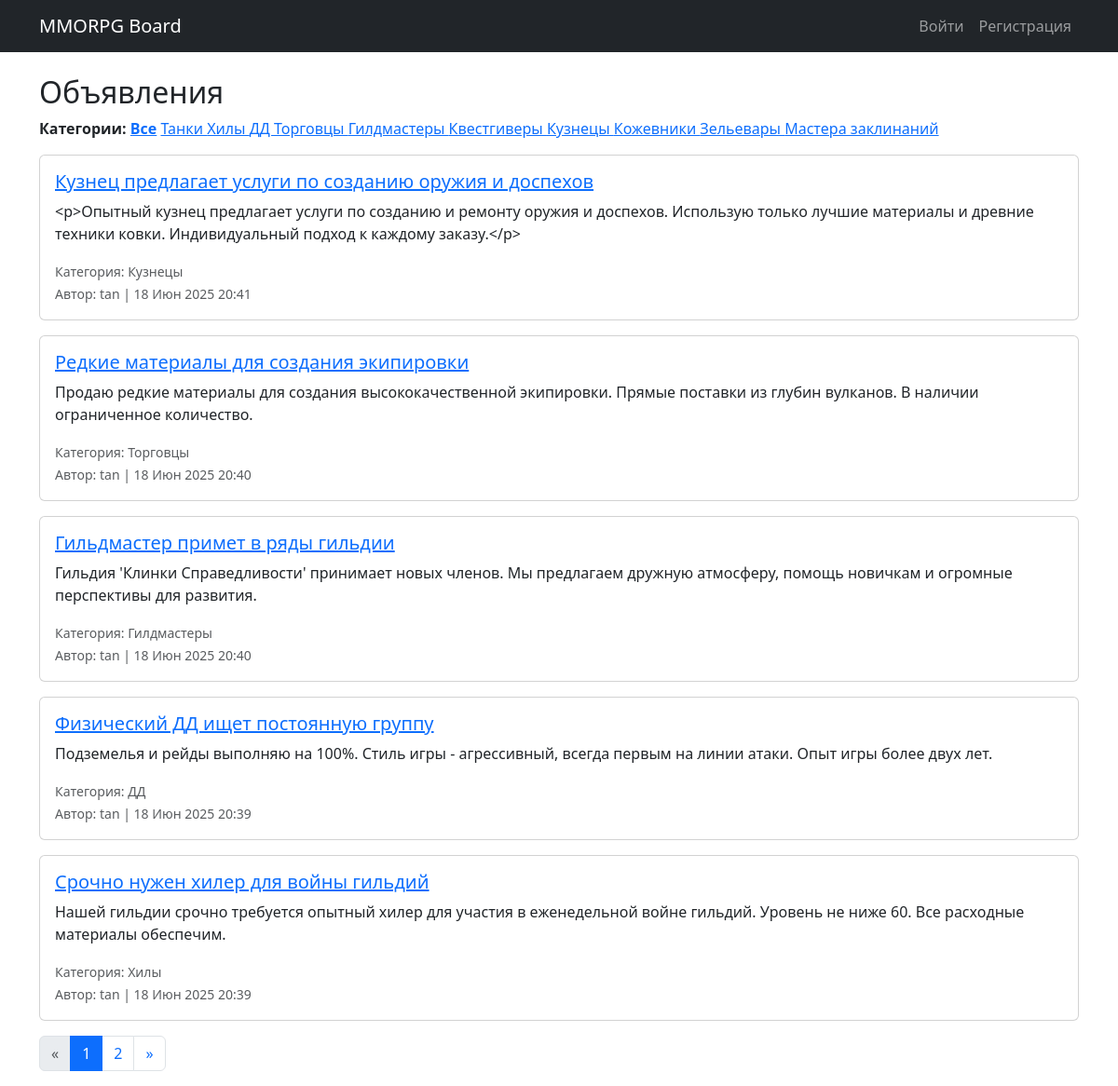
The page / on the database its author committed.
### board/models.py (models this page shows, shortened)
class Category(models.Model):
    name = models.CharField(max_length=100, unique=True, choices=CATEGORY_CHOICES)

class Post(models.Model):
    author = models.ForeignKey(User, on_delete=models.CASCADE)
    title = models.CharField(max_length=100)
    content = RichTextUploadingField()
    category = models.ForeignKey(Category, on_delete=models.SET_NULL, null=True)
    created_at = models.DateTimeField(auto_now_add=True)
    updated_at = models.DateTimeField(auto_now=True)
    class Meta:
        ordering = ['-created_at']
        verbose_name = 'Объявление'
        verbose_name_plural = 'Объявления'

### board/views.py (the view)
# urls.py: path('', PostListView.as_view(), name='post_list'),
class PostListView(ListView):
    model = Post
    template_name = 'board/post_list.html'
    context_object_name = 'posts'
    paginate_by = 5
    def get_queryset(self):
        queryset = Post.objects.all().order_by('-created_at')
        category_id = self.request.GET.get('category')
        if category_id:
            queryset = queryset.filter(category__name=category_id)
        return queryset
    def get_context_data(self, **kwargs):
        context = super().get_context_data(**kwargs)
        context['categories'] = Category.objects.all()
        return context

### templates/board/post_list.html (shortened to what this page needs)
{% extends 'base.html' %}
{% block content %}
<h2>Объявления</h2>
<nav class="mb-3">
  <strong>Категории:</strong>
  <a href="{% url 'post_list' %}" {% if not request.GET.category %}class="fw-bold"{% endif %}>Все</a>
  {% for category in categories %}
    <a href="{% url 'post_list' %}?category={{ category.name }}" {% if request.GET.category == category.name %}class="fw-bold"{% endif %}>
      {{ category.get_name_display }}
    </a>
  {% endfor %}
</nav>
{% for post in posts %}
  <div class="card mb-3">
    <div class="card-body">
      <h5 class="card-title">
        <a href="{% url 'post_detail' post.pk %}">{{ post.title }}</a>
      </h5>
      <p class="card-text">{{ post.content|truncatewords:25 }}</p>
      <p class="card-text">
        <small class="text-muted">
          Категория: {{ post.category.get_name_display }}<br>
          Автор: {{ post.author.username }} | {{ post.created_at|date:"d M Y H:i" }}
        </small>
      </p>
    </div>
  </div>
{% empty %}
  <p>Объявлений пока нет.</p>
{% endfor %}
{% if is_paginated %}
  <nav aria-label="Page navigation">
    <ul class="pagination">
      {% if page_obj.has_previous %}
        <li class="page-item">
          <a class="page-link" href="?{% if request.GET.category %}category={{ request.GET.category }}&{% endif %}page={{ page_obj.previous_page_number }}">«</a>
        </li>
      {% else %}
        <li class="page-item disabled"><span class="page-link">«</span></li>
      {% endif %}
      {% for num in page_obj.paginator.page_range %}
        {% if page_obj.number == num %}
          <li class="page-item active"><span class="page-link">{{ num }}</span></li>
        {% else %}
          <li class="page-item">
            <a class="page-link" href="?{% if request.GET.category %}category={{ request.GET.category }}&{% endif %}page={{ num }}">{{ num }}</a>
          </li>
        {% endif %}
      {% endfor %}
      {% if page_obj.has_next %}
        <li class="page-item">
          <a class="page-link" href="?{% if request.GET.category %}category={{ request.GET.category }}&{% endif %}page={{ page_obj.next_page_number }}">»</a>
        </li>
      {% else %}
        <li class="page-item disabled"><span class="page-link">»</span></li>
      {% endif %}
    </ul>
  </nav>
{% endif %}
{% endblock %}

### templates/base.html (shortened to what this page needs)
<!DOCTYPE html>
<html lang="ru">
<head>
    <link href="https://cdn.jsdelivr.net/npm/bootstrap@5.3.3/dist/css/bootstrap.min.css" rel="stylesheet">
</head>
<body>
    <nav class="navbar navbar-expand-lg navbar-dark bg-dark mb-4">
        <div class="container">
            <a class="navbar-brand" href="{% url 'post_list' %}">MMORPG Board</a>
            <div class="collapse navbar-collapse">
                <ul class="navbar-nav ms-auto">
                    {% if user.is_authenticated %}
                        <li class="nav-item"><a class="nav-link" href="{% url 'post_create' %}">Создать объявление</a></li>
                        <li class="nav-item"><a class="nav-link" href="{% url 'my_replies' %}">Мои отклики</a></li>
                        <li class="nav-item"><a class="nav-link" href="{% url 'account_logout' %}">Выйти</a></li>
                    {% else %}
                        <li class="nav-item"><a class="nav-link" href="{% url 'account_login' %}">Войти</a></li>
                        <li class="nav-item"><a class="nav-link" href="{% url 'account_signup' %}">Регистрация</a></li>
                    {% endif %}
                </ul>
            </div>
        </div>
    </nav>
    <div class="container">
        {% block content %}
        {% endblock %}
    </div>
</body>
</html>

### rows shown on the page
Category: name "Танки"
Category: name "Хилы"
Category: name "ДД"
Category: name "Торговцы"
Category: name "Гилдмастеры"
Category: name "Квестгиверы"
Category: name "Кузнецы"
Category: name "Кожевники"
Category: name "Зельевары"
Category: name "Мастера заклинаний"
Post: title "Кузнец предлагает услуги по созданию оружия и доспехов", content "<p>Опытный кузнец предлагает услуги по созданию и ремонту оружия и доспехов. Использую только лучшие материалы и древние техники ковки. Индивидуальный подход к каждому заказу.</p>", category.name "Кузнецы", author.username "tan", created_at "18 Июн 2025 20:41"
Post: title "Редкие материалы для создания экипировки", content "Продаю редкие материалы для создания высококачественной экипировки. Прямые поставки из глубин вулканов. В наличии ограниченное количество.", category.name "Торговцы", author.username "tan", created_at "18 Июн 2025 20:40"
Post: title "Гильдмастер примет в ряды гильдии", content "Гильдия 'Клинки Справедливости' принимает новых членов. Мы предлагаем дружную атмосферу, помощь новичкам и огромные перспективы для развития.", category.name "Гилдмастеры", author.username "tan", created_at "18 Июн 2025 20:40"
Post: title "Физический ДД ищет постоянную группу", content "Подземелья и рейды выполняю на 100%. Стиль игры - агрессивный, всегда первым на линии атаки. Опыт игры более двух лет.", category.name "ДД", author.username "tan", created_at "18 Июн 2025 20:39"
Post: title "Срочно нужен хилер для войны гильдий", content "Нашей гильдии срочно требуется опытный хилер для участия в еженедельной войне гильдий. Уровень не ниже 60. Все расходные материалы обеспечим.", category.name "Хилы", author.username "tan", created_at "18 Июн 2025 20:39"

### other values the page prints
{{ num }} "1"
{{ num }} "2"
